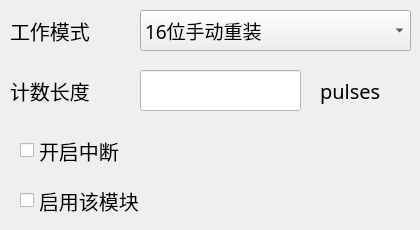
        <widget class="QWidget" name="tab_13">
         <attribute name="title">
          <string>mode2</string>
         </attribute>
         <widget class="QComboBox" name="comboBox_t1mode_pulse">
          <property name="geometry">
           <rect>
            <x>140</x>
            <y>10</y>
            <width>271</width>
            <height>41</height>
           </rect>
          </property>
          <property name="font">
           <font>
            <family>Arial Unicode MS</family>
            <pointsize>14</pointsize>
           </font>
          </property>
          <item>
           <property name="text">
            <string>16位手动重装</string>
           </property>
          </item>
          <item>
           <property name="text">
            <string>8位自动重装</string>
           </property>
          </item>
         </widget>
         <widget class="QCheckBox" name="checkBox_t1it_2">
          <property name="geometry">
           <rect>
            <x>20</x>
            <y>130</y>
            <width>131</width>
            <height>41</height>
           </rect>
          </property>
          <property name="font">
           <font>
            <family>Arial Unicode MS</family>
            <pointsize>15</pointsize>
           </font>
          </property>
          <property name="text">
           <string>开启中断</string>
          </property>
         </widget>
         <widget class="QLabel" name="label_26">
          <property name="geometry">
           <rect>
            <x>10</x>
            <y>70</y>
            <width>101</width>
            <height>41</height>
           </rect>
          </property>
          <property name="font">
           <font>
            <family>Arial Unicode MS</family>
            <pointsize>15</pointsize>
           </font>
          </property>
          <property name="text">
           <string>计数长度</string>
          </property>
         </widget>
         <widget class="QLineEdit" name="lineEdit_t1_pulse">
          <property name="geometry">
           <rect>
            <x>140</x>
            <y>70</y>
            <width>161</width>
            <height>41</height>
           </rect>
          </property>
          <property name="font">
           <font>
            <pointsize>13</pointsize>
           </font>
          </property>
          <property name="styleSheet">
           <string notr="true">background-color:white;</string>
          </property>
          <property name="placeholderText">
           <string/>
          </property>
         </widget>
         <widget class="QLabel" name="label_27">
          <property name="geometry">
           <rect>
            <x>10</x>
            <y>10</y>
            <width>131</width>
            <height>41</height>
           </rect>
          </property>
          <property name="font">
           <font>
            <family>Arial Unicode MS</family>
            <pointsize>15</pointsize>
           </font>
          </property>
          <property name="text">
           <string>工作模式</string>
          </property>
         </widget>
         <widget class="QCheckBox" name="checkBox_t1_pulse_en">
          <property name="geometry">
           <rect>
            <x>20</x>
            <y>180</y>
            <width>171</width>
            <height>41</height>
           </rect>
          </property>
          <property name="font">
           <font>
            <family>Arial Unicode MS</family>
            <pointsize>15</pointsize>
           </font>
          </property>
          <property name="text">
           <string>启用该模块</string>
          </property>
         </widget>
         <widget class="QLabel" name="label_28">
          <property name="geometry">
           <rect>
            <x>320</x>
            <y>70</y>
            <width>91</width>
            <height>41</height>
           </rect>
          </property>
          <property name="font">
           <font>
            <family>Arial Unicode MS</family>
            <pointsize>15</pointsize>
           </font>
          </property>
          <property name="text">
           <string>pulses</string>
          </property>
         </widget>
        </widget>
